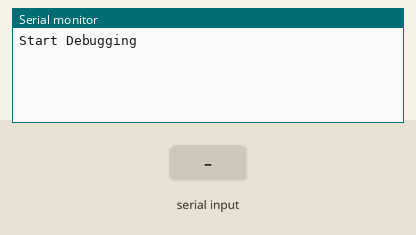
The sketch below on a simulated Arduino Mega 2560, built with avr-gcc and run on an emulated ATmega2560. Parts: the last lines printed to the serial monitor. The inputs (shaded band) are chosen by the test bench.

Above: at 1.2 s.
1.3 s: "1\n" received over the second serial link
At 2.0 s:
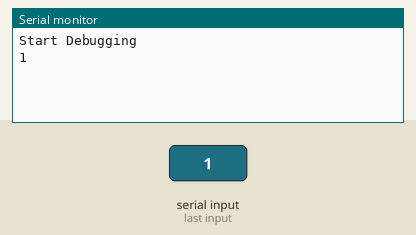
2.8 s: "0\n" received over the second serial link
At 3.2 s:
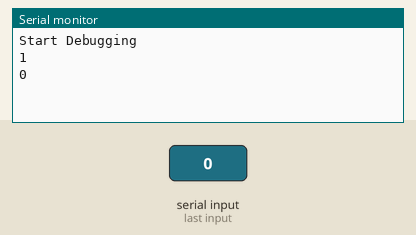

Measured:
- after the input at 1.3 s, the serial monitor: prints a new line at once (image 1)
- after the input at 2.8 s, the serial monitor: prints a new line at once (image 2)

The sketch:

AtMega1.ino
```cpp
String sendMessage;
String receivedMessage;

void setup() {
  Serial.begin(9600);    // Initialize the Serial monitor for debugging
  Serial2.begin(9600);   // Initialize Serial2 for sending data

  Serial.println("Start Debugging");
}

void loop() {
  while (Serial2.available() > 0) {
    char receivedChar = Serial2.read();
    if (receivedChar == '\n') {
      Serial.println(receivedMessage);  // Print the received message in the Serial monitor
      receivedMessage = "";  // Reset the received message
    } else {
      receivedMessage += receivedChar;  // Append characters to the received message
    }
  }

  if (Serial.available() > 0) {
    char inputChar = Serial.read();
    if (inputChar == '\n') {
      Serial2.println(sendMessage);  // Send the message through Serial2 with a newline character
      sendMessage = "";  // Reset the message
    } else {
      sendMessage += inputChar;  // Append characters to the message
    }
  }
}
```
